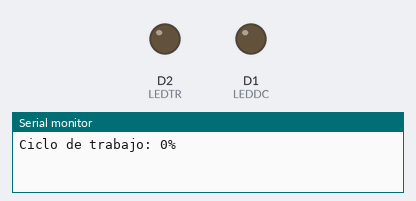
The sketch below on a simulated ESP8266 (NodeMCU). Parts: output pins drawn as LEDs (lit = HIGH), the last lines printed to the serial monitor.

Above: at 0.1 s.
At 2.1 s:
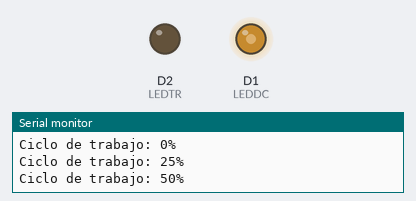
At 4.1 s:
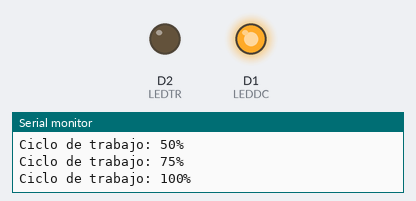
At 39.63 s:
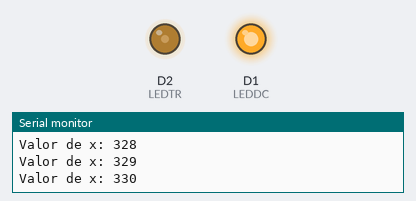
Timing chart, 0 to 40.0 s (numbered marks = the images above):
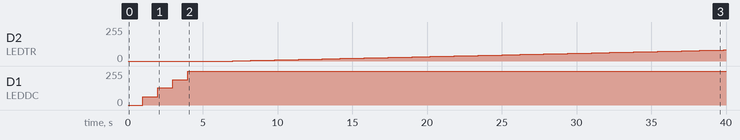

Measured:
- by itself, D2 (LEDTR): moves from 0/255 to 83/255 over 32.8 s
- by itself, D1 (LEDDC): 0/255 → 63/255 at 1.0 s, → 128/255 1.0 s later, → 191/255 1.0 s later, → 255/255 1.0 s later

The sketch:

LDSPWM.ino
```cpp
//Prueba 5 con NodeMCU
//Salidas analógicas (PWM)
/*
 * Notas:
 * Para señales PWM, emplear sólo los pines:
 * D1,D2,D3,D4,D5,D6,D7 y D8
 *
 * Los valores del PWM van del 0 al 1023
 */

#define LEDDC D1
#define LEDTR D2

void setup() {
  pinMode(LEDDC,OUTPUT);digitalWrite(LEDDC,LOW);
  pinMode(LEDTR,OUTPUT);digitalWrite(LEDTR,LOW);
  Serial.begin(9600);
}

void loop(){
  duty_cycle(); //Función ciclo de trabajo
  delay(1500);
  triangle(); //Función triangular
  delay(1500);
}
```

DUTY_CYCLE.ino
```cpp
void duty_cycle()
{
  //Ciclo de trabajo: 0%
  Serial.println("Ciclo de trabajo: 0%");
  analogWrite(LEDDC,0);delay(1000);

  //Ciclo de trabajo: 25%
  Serial.println("Ciclo de trabajo: 25%");
  analogWrite(LEDDC,255);delay(1000);

  //Ciclo de trabajo: 50%
  Serial.println("Ciclo de trabajo: 50%");
  analogWrite(LEDDC,517);delay(1000);

  //Ciclo de trabajo: 75%
  Serial.println("Ciclo de trabajo: 75%");
  analogWrite(LEDDC,767);delay(1000);

  //Ciclo de trabajo: 100%
  Serial.println("Ciclo de trabajo: 100%");
  analogWrite(LEDDC,1023);delay(1000);
}
```

TRIANGLE.ino
```cpp
void triangle()
{
  int x=0;
  //Señal ascendente
  for(x=0;x<=1023;x++){
    Serial.println("Valor de x: " + String(x));
    analogWrite(LEDTR,x);delay(100);
  }delay(1000);

  //Señal descendente
  for(x=1023;x>=0;x--){
    Serial.println("Valor de x: " + String(x));
    analogWrite(LEDTR,x);delay(100);
  }delay(1000);
}
```
